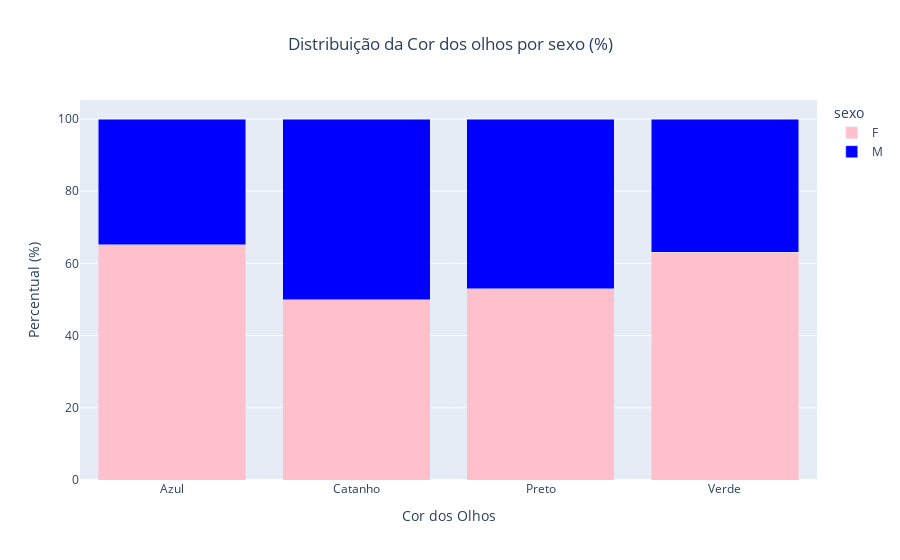

The notebook cell this image was saved under:
### Code cell
grafico_3_stack_perc = px.bar(frequencia, x = 'cor_olhos', y = 'percentual', color = 'sexo',
              title = 'Distribuição da Cor dos olhos por Sexo (%)',
              labels = {'cor_olhos' : 'Cor dos Olhos', 'percentual' : 'Percentual (%)'},                                                        
              barmode = 'stack',          # Barras sobrepostas
              color_discrete_map = {'F' : 'pink', 'M' : 'blue'}
       )


# Centraliza o título
grafico_3_stack_perc.update_layout(title_x = 0.5)

grafico_3_stack_perc.show()

### Figure 1 — Plotly figure (JSON) as saved in the notebook; plotly's stock layout.template omitted (floating-point values rounded to 4 significant figures)
{"data": [{"alignmentgroup": "True", "hovertemplate": "sexo=F<br>Cor dos Olhos=%{x}<br>Percentual (%)=%{y}<extra></extra>", "legendgroup": "F", "marker": {"color": "pink", "pattern": {"shape": ""}}, "name": "F", "offsetgroup": "F", "orientation": "v", "showlegend": true, "textposition": "auto", "type": "bar", "x": ["Azul", "Catanho", "Preto", "Verde"], "xaxis": "x", "y": [65.22, 50, 52.94, 63.16], "yaxis": "y"}, {"alignmentgroup": "True", "hovertemplate": "sexo=M<br>Cor dos Olhos=%{x}<br>Percentual (%)=%{y}<extra></extra>", "legendgroup": "M", "marker": {"color": "blue", "pattern": {"shape": ""}}, "name": "M", "offsetgroup": "M", "orientation": "v", "showlegend": true, "textposition": "auto", "type": "bar", "x": ["Azul", "Catanho", "Preto", "Verde"], "xaxis": "x", "y": [34.78, 50, 47.06, 36.84], "yaxis": "y"}], "layout": {"barmode": "stack", "legend": {"title": {"text": "sexo"}, "tracegroupgap": 0}, "title": {"text": "Distribuição da Cor dos olhos por sexo (%)", "x": 0.5}, "xaxis": {"anchor": "y", "domain": [0, 1], "title": {"text": "Cor dos Olhos"}}, "yaxis": {"anchor": "x", "domain": [0, 1], "title": {"text": "Percentual (%)"}}}}
